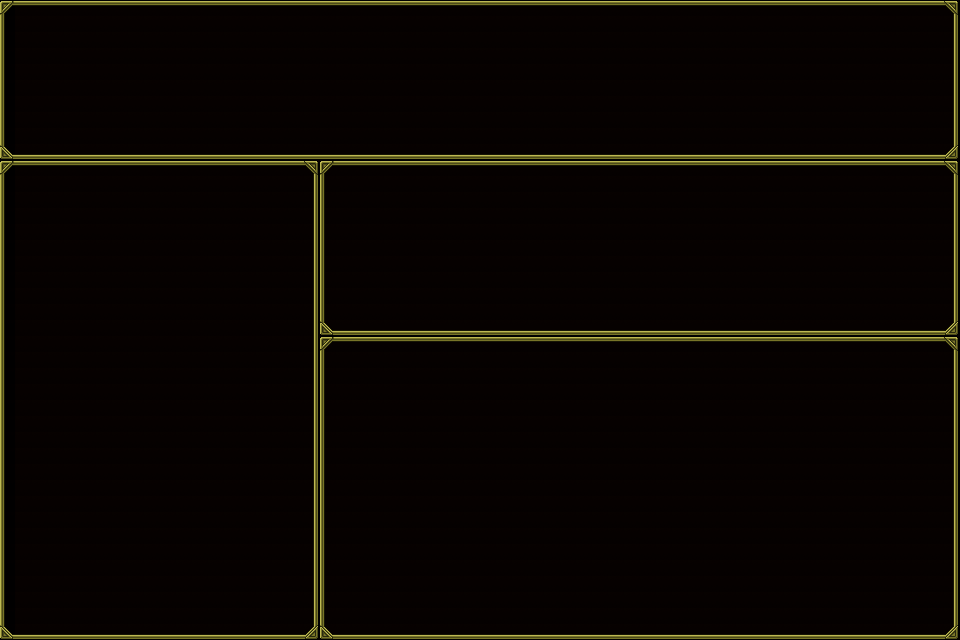

Below is a game level as drawn by its tile map, then a one-line description and the .tmx that defines it (tile-layer data replaced by summaries):
An orthogonal 60x40 tile map with 16x16 px tiles, 2 tile layers (behind, bront).

<map version="1.0" orientation="orthogonal" width="60" height="40" tilewidth="16" tileheight="16">
 <tileset firstgid="1" name="Window_a_00" tilewidth="16" tileheight="16">
  <tileoffset x="-1" y="0" />
  <image source="Window_a_00.png" width="128" height="128" />
 </tileset>
 <layer name="behind" width="60" height="40" opacity="0.47">
  <data>[2400 cells, 2400 non-empty, 1 distinct tile ids]</data>
 </layer>
 <layer name="bront" width="60" height="40">
  <data>[2400 cells, 444 non-empty, 12 distinct tile ids]</data>
 </layer>
</map>
